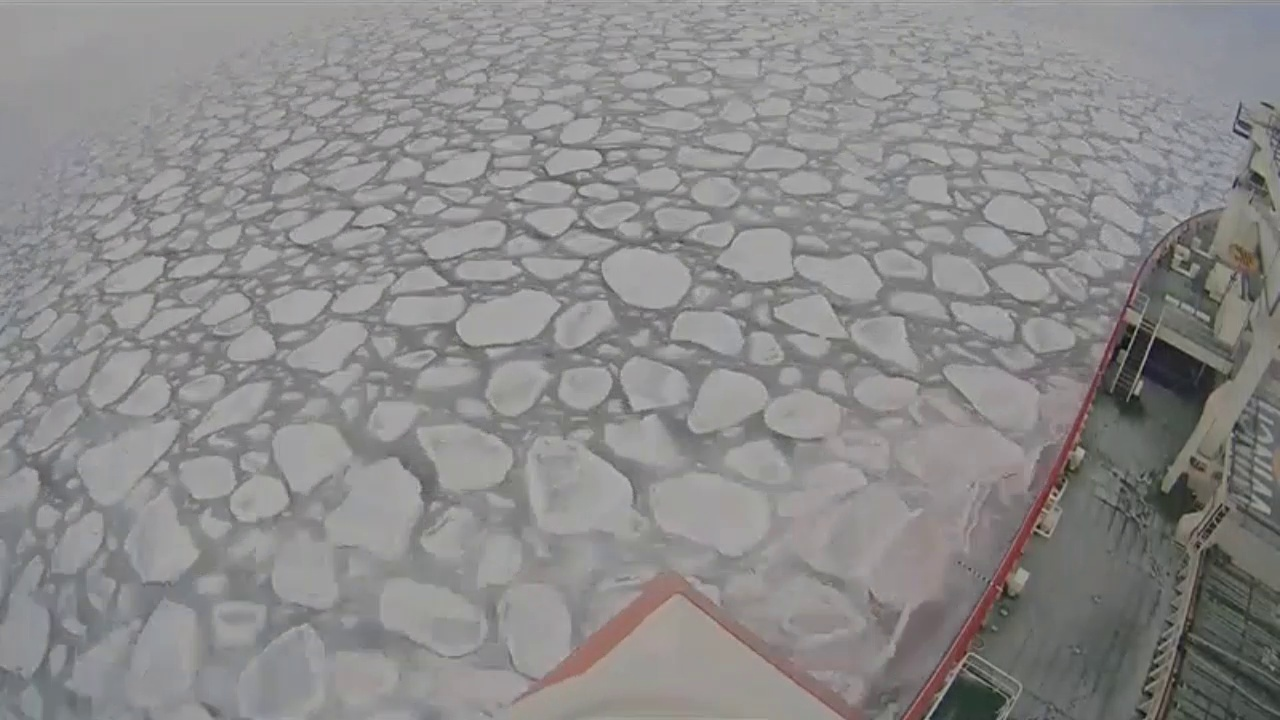
#> input picture Practice data/Visual /bathandwa_502.jpg, 1280 x 720 px, found by its file name
$ python NDZBAT002_FYP_script_2.py
#> lines starting #> are read from the running program, lines starting #| are printed output that depends on the picture
import numpy as np
import cv2 as cv
import matplotlib.pyplot as plt
import pandas as pd
from glob import glob
import IPython.display as ipd
from tqdm.notebook import tqdm
import subprocess
import time

print("Start")

image1 = cv.imread('/Users/oscarliss/Desktop/LSSOSC001_MEC4128S/Practice data/Visual /bathandwa_502.jpg')
#> image1 is the input picture: shape (720, 1280, 3); mean B, G, R 138, 138.2, 139.2
cv.imshow("original",image1)                                                               #shows image
cv.waitKey(0)   #delay

def rescaleFrame(frame,scale = 0.5):
#> called with scale = 0.5
    width = int(frame.shape[1]*scale)    #1 is for width
#> width = 640
    height =int(frame.shape[0]*scale)    #0 is for height
#> height = 360
    dimensions = (width,height)
#> dimensions = (640, 360)
    return cv.resize(frame, dimensions, interpolation=cv.INTER_AREA) # resizes the frame to the dimensions in all the area

resized_image = rescaleFrame(image1)   #resizing image
#cv.imshow("resized_pic",resized_image)  #showing resized image

# perspective transform

# Pixel values in original image
red_point = [350,75]
green_point = [600,75]
black_point = [100,503]
blue_point = [800,503]

# Create point matrix
point_matrix = np.float32([red_point,green_point,black_point, blue_point])

# Draw lines to combine the points

cv.line(image1, (350,75), (600,75), (0,0,255), 2)
cv.line(image1, (100,503), (350,75), (0,0,255), 2)
cv.line(image1, (800,503), (100,503), (0,0,255), 2)
cv.line(image1, (800,503), (600,75), (0,0,255), 2)
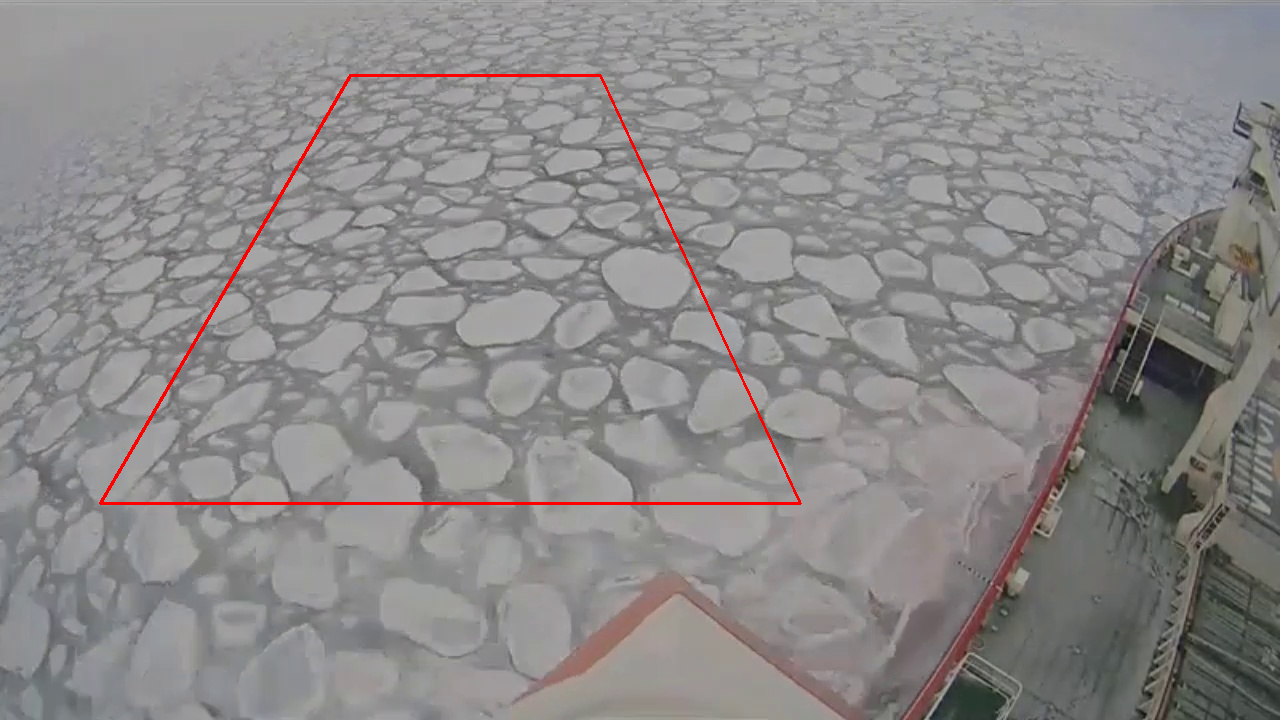
#> image1: shape (720, 1280, 3); mean B, G, R 137.1, 137.3, 139.8


# Output image size
width, height = 500,600

# Desired points value in output images
converted_red_pixel_value = [0,0]
converted_green_pixel_value = [width,0]
converted_black_pixel_value = [0,height]
converted_blue_pixel_value = [width,height]

# Convert points
converted_points = np.float32([converted_red_pixel_value,converted_green_pixel_value,
                               converted_black_pixel_value,converted_blue_pixel_value])

# perspective transform
perspective_transform = cv.getPerspectiveTransform(point_matrix,converted_points)
image1_trans = cv.warpPerspective(image1,perspective_transform,(width,height))
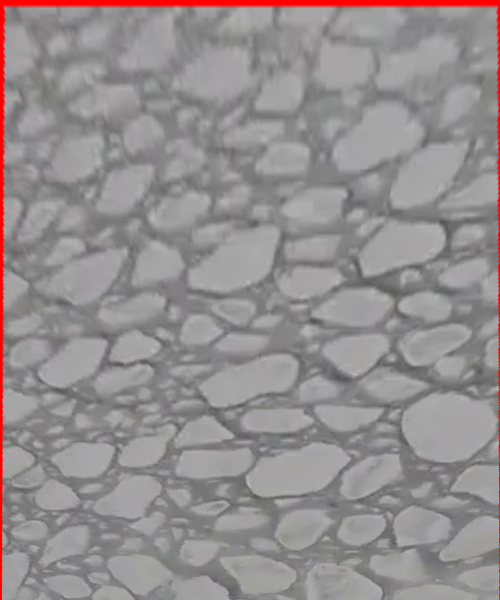
#> image1_trans: shape (600, 500, 3); mean B, G, R 143.3, 143, 148.3
cv.imwrite(str("image_trans.jpg"), image1_trans)
cv.imshow("Original Image", image1)
cv.imshow("transformed Image", image1_trans)
cv.waitKey(0)
con_area=0
def nothing(x):
    print(x)
    #print("con_area=",sum(con_area))
    #print("min_c=",min_c)
# Create a black image, a window
width, height = 500,600
cv.namedWindow('image')

#cv.createTrackbar('CP', 'image', 1, 255, nothing)
#cv.createTrackbar('G', 'image', 0, 255, nothing)
#cv.createTrackbar('R', 'image', 0, 255, nothing)
cv.createTrackbar("threshold1","image",127,255,nothing)
#cv.createTrackbar("threshold2","image",3,255,nothing)
switch = 'color/gray'
cv.createTrackbar(switch, 'image', 0, 1, nothing)

while(1):
    img = cv.imread("../image_trans.jpg") #np.zeros((300,512,3), np.uint8) #
#> (the run stopped early here; a loop or call above may not have finished)
